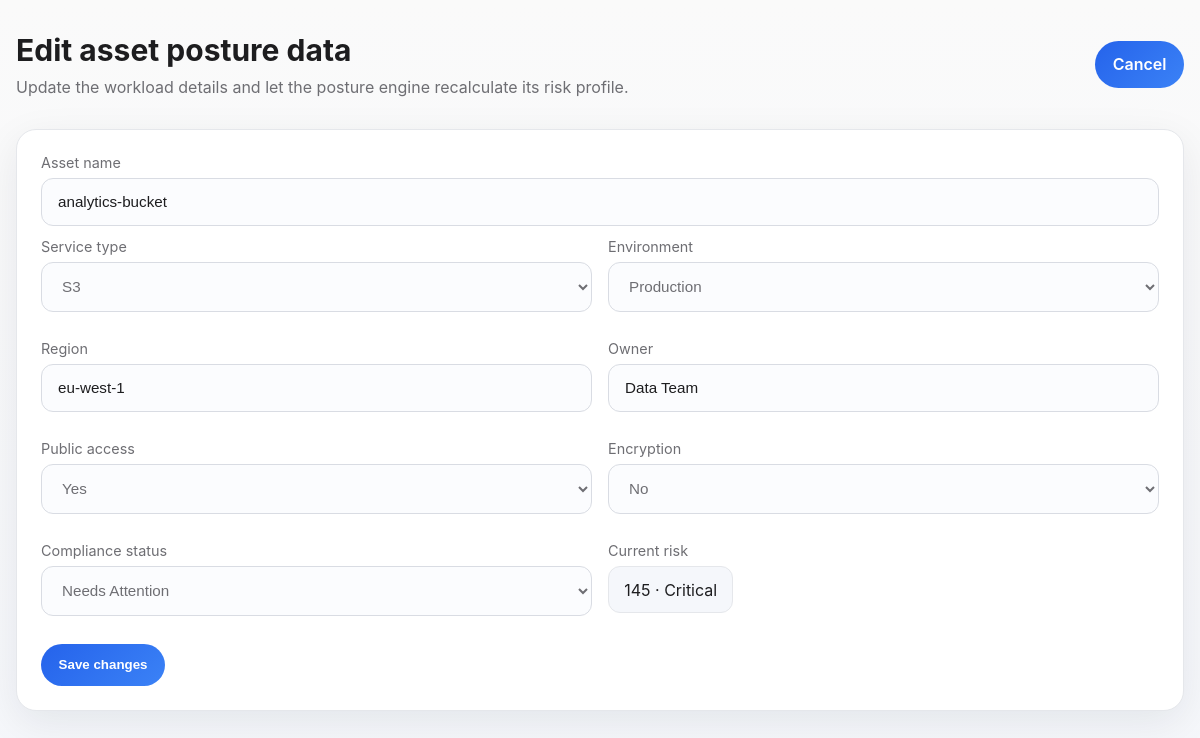
The app's page /asset/edit/10 (signed in) with its own data.
### tables this page shows
CREATE TABLE assets(
        id INTEGER PRIMARY KEY AUTOINCREMENT,
        asset_name TEXT,
        asset_type TEXT,
        public_access TEXT,
        encryption TEXT
    , environment TEXT NOT NULL DEFAULT 'Production', region TEXT NOT NULL DEFAULT 'us-east-1', owner TEXT NOT NULL DEFAULT 'Platform Team', compliance_status TEXT NOT NULL DEFAULT 'Needs Attention', risk_score INTEGER NOT NULL DEFAULT 0, severity TEXT NOT NULL DEFAULT 'Medium', remediation TEXT);

### app.py (the view, shortened to what this page needs)
@app.route('/asset/edit/<int:asset_id>', methods=['GET', 'POST'])
def edit_asset(asset_id):
    if 'user' not in session:
        return redirect('/')
    conn = get_db()
    cur = conn.cursor()
    cur.execute("SELECT * FROM assets WHERE id=?", (asset_id,))
    asset = cur.fetchone()
    conn.close()
    if not asset:
        return redirect('/report')
    return render_template('edit_asset.html', asset=asset)

### app.py (called while the page is built)
def get_db():
    conn = sqlite3.connect(DB_PATH)
    conn.row_factory = sqlite3.Row
    return conn

### templates/edit_asset.html (shortened to what this page needs)
<!DOCTYPE html>
<html lang="en">
<head>
    <link rel="stylesheet" href="{{ url_for('static', filename='style.css') }}">
</head>
<body class="theme-body">
    <div class="page-shell">
        <header class="app-header">
            <div>
                <h1>Edit asset posture data</h1>
                <p>Update the workload details and let the posture engine recalculate its risk profile.</p>
            </div>
            <a class="button-link" href="/report">Cancel</a>
        </header>
        <main class="card form-card">
            <form method="POST">
                <div class="form-group">
                    <label for="asset_name">Asset name</label>
                    <input id="asset_name" type="text" name="asset_name" value="{{ asset['asset_name'] }}" required>
                </div>
                <div class="form-row">
                    <div class="form-group">
                        <label for="asset_type">Service type</label>
                        <select id="asset_type" name="asset_type">
                            <option {% if asset['asset_type'] == 'S3' %}selected{% endif %}>S3</option>
                        </select>
                    </div>
                    <div class="form-group">
                        <label for="environment">Environment</label>
                        <select id="environment" name="environment">
                            <option {% if asset['environment'] == 'Production' %}selected{% endif %}>Production</option>
                        </select>
                    </div>
                </div>
                <div class="form-row">
                    <div class="form-group">
                        <label for="region">Region</label>
                        <input id="region" type="text" name="region" value="{{ asset['region'] }}">
                    </div>
                    <div class="form-group">
                        <label for="owner">Owner</label>
                        <input id="owner" type="text" name="owner" value="{{ asset['owner'] }}">
                    </div>
                </div>
                <div class="form-row">
                    <div class="form-group">
                        <label for="public_access">Public access</label>
                        <select id="public_access" name="public_access">
                            <option {% if asset['public_access'] == 'Yes' %}selected{% endif %}>Yes</option>
                        </select>
                    </div>
                    <div class="form-group">
                        <label for="encryption">Encryption</label>
                        <select id="encryption" name="encryption">
                            <option {% if asset['encryption'] == 'No' %}selected{% endif %}>No</option>
                        </select>
                    </div>
                </div>
                <div class="form-row">
                    <div class="form-group">
                        <label for="compliance_status">Compliance status</label>
                        <select id="compliance_status" name="compliance_status">
                            <option {% if asset['compliance_status'] == 'Needs Attention' %}selected{% endif %}>Needs Attention</option>
                        </select>
                    </div>
                    <div class="form-group">
                        <label>Current risk</label>
                        <div class="inline-pill">{{ asset['risk_score'] }} · {{ asset['severity'] }}</div>
                    </div>
                </div>
                <div class="form-actions">
                    <button type="submit">Save changes</button>
                </div>
            </form>
        </main>
    </div>
</body>
</html>

### static/style.css (style rules this page uses)
:root { color-scheme: light; --bg: #f5f7fb; --panel: #ffffff; --panel-border: #e5e7eb; --text: #1d1d1f; --muted: #6e6e73; --accent: #2563eb; --accent-strong: #3b82f6; --danger: #dc2626; --success: #16a34a; --shadow: 0 12px 40px rgba(15, 23, 42, 0.08); }
* { box-sizing: border-box; }
body.theme-body { margin: 0; min-height: 100vh; font-family: -apple-system, BlinkMacSystemFont, "Segoe UI", sans-serif; background: linear-gradient(180deg, #fafafa 0%, var(--bg) 100%); color: var(--text); }
.page-shell { width: min(1240px, calc(100% - 2rem)); margin: 0 auto; padding: 2rem 0 3rem; }
.app-header { display: flex; flex-wrap: wrap; align-items: center; justify-content: space-between; margin-bottom: 2rem; gap: 1rem; }
.app-header h1 { margin: 0; font-size: clamp(1.75rem, 2.5vw, 2.6rem); }
.app-header p { margin: 0.55rem 0 0; color: var(--muted); max-width: 720px; }
.card { background: var(--panel); border: 1px solid var(--panel-border); border-radius: 20px; box-shadow: var(--shadow); padding: 1.5rem; }
.form-card { width: 100%; }
.form-row { display: grid; grid-template-columns: 1fr 1fr; gap: 1rem; margin-bottom: 1rem; }
.form-group { margin-bottom: 0.75rem; }
label { display: block; margin-bottom: 0.45rem; color: var(--muted); font-size: 0.9rem; }
input[type="text"], input[type="password"], select { width: 100%; padding: 0.9rem 1rem; border-radius: 12px; border: 1px solid #d9dce3; background: #fbfcfe; color: var(--text); font-size: 0.95rem; }
input::placeholder, select { color: var(--muted); }
button, .button-link { display: inline-flex; align-items: center; justify-content: center; padding: 0.85rem 1.1rem; border: none; border-radius: 999px; background: linear-gradient(135deg, var(--accent), var(--accent-strong)); color: #ffffff; font-weight: 600; text-decoration: none; cursor: pointer; transition: transform 0.2s ease, box-shadow 0.2s ease; }
.inline-pill { display: inline-flex; align-items: center; padding: 0.8rem 0.95rem; border-radius: 12px; background: #f5f7fb; color: var(--text); border: 1px solid #e5e7eb; }

### records on screen
assets: asset_name "analytics-bucket", asset_type "S3", environment "Production", region "eu-west-1", owner "Data Team", public_access "Yes", encryption "No", compliance_status "Needs Attention", risk_score "145", severity "Critical"
